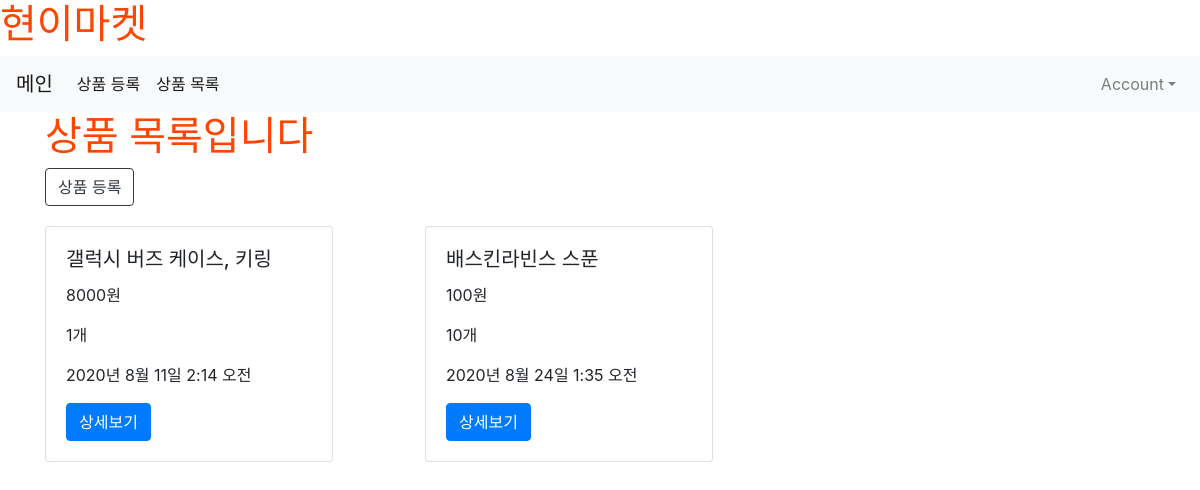
/product/ (signed in), run on the app's committed database.
### product/models.py (models this page shows)
class Product(models.Model):
    title = models.CharField(max_length= 50, null=False)
    content = models.TextField()
    price = models.CharField(max_length= 50, null=False)
    stock = models.CharField(max_length= 50, null=False)
    image = models.ImageField(upload_to='images/', null=True)
    created_at = models.DateTimeField(auto_now_add = True)
    updated_at = models.DateTimeField(auto_now = True)
    writer = models.ForeignKey(User, on_delete = models.CASCADE, null=True)
    view_count = models.IntegerField(default = 0, null=True)

### product/views.py (the view)
# urls.py: path('', main, name="main"),
def main(request):
    products = Product.objects.all()
    return render(request, 'product/main.html', {'products':products})

### product/templates/product/main.html
{% extends 'base.html' %}
{% load static %}
{% block content %}
{% if user.is_authenticated %}
<div class="container">
    <h1>상품 목록입니다</h1>
    <a class="btn btn-outline-dark" href="{% url 'product:new' %}">상품 등록</a>
    <div class="row">
        {% for product in products %}
        <div class="col-md-4 col-12">
            <div class="card" style="width: 18rem; margin-top: 20px;">
                <div class="card-body">
                    <h5 class="card-title">{{ product.title }}</h5>
                    <p class="card-text">{{ product.price }}</p>
                    <p class="card-text">{{ product.stock }}</p>
                    <p>{{ product.created_at }}</p>
                    <a href="{% url 'product:show' product.pk %}" class="btn btn-primary">상세보기</a>
                </div>
            </div>
        </div>
        {% endfor %}
    </div>
</div>
{% else %}
    <h3>로그인 후 이용이 가능합니다</h3>
    <a href="{% url 'account_login' %}" class="btn btn-warning">로그인</a>
    <a href="{% url 'account_signup' %}" class="btn btn-warning">회원가입</a>
{% endif %}
{% endblock %}

### shoppingmall/static/css/project.css (style rules this page uses)
h1 { color: orangered; }

### data on the page
Product: title "갤럭시 버즈 케이스, 키링", price "8000원", stock "1개", created_at "2020년 8월 11일 2:14 오전"
Product: title "배스킨라빈스 스푼", price "100원", stock "10개", created_at "2020년 8월 24일 1:35 오전"
